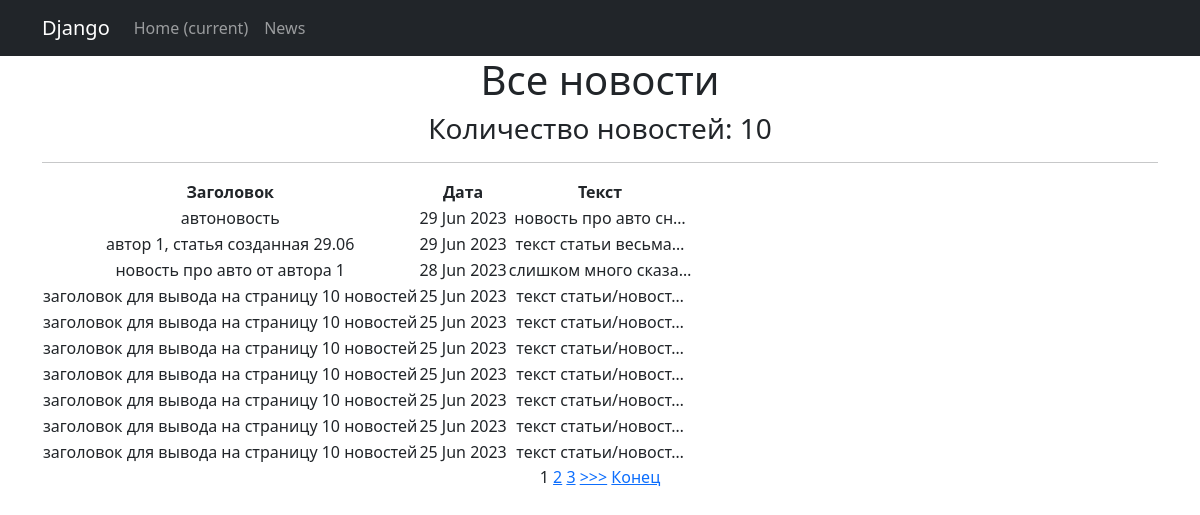
Page /news/ on the committed database.
### News_Portal/models.py (models this page shows, shortened)
class Post(models.Model):
    article = 'AR'
    news = 'NE'
    POST_TYPES = [
        (article, 'статья'),
        (news, 'новость')
    ]
    author = models.ForeignKey(Author, on_delete=models.CASCADE)#связь «один ко многим» с моделью Author;
    type = models.CharField(max_length=2, choices=POST_TYPES, default=article)#поле с выбором — «статья» или «новость»;
    time_in = models.DateTimeField(auto_now_add=True)#автоматически добавляемая дата и время создания;
    category = models.ManyToManyField(Category, through='PostCategory')#связь «многие ко многим» с моделью Category (с дополнительной моделью PostCategory);
    header = models.CharField(max_length=255, default='заголовок')#заголовок статьи/новости;
    text = models.TextField(default='текст статьи/новости')#текст статьи/новости;
    _rating = models.IntegerField(default=0, db_column='rating')#рейтинг статьи/новости.
    @property
    def rating(self):
        return self._rating
    @rating.setter
    def rating(self, value):
        self._rating = int(value) if value >= 0 else 0
        self.save()

### News_Portal/views.py (the view)
# urls.py: path('', NewsList.as_view(), name='post_List'),
class NewsList(ListView):
    model = Post
    ordering = ['-time_in']
    template_name = 'posts.html'
    context_object_name = 'posts'
    paginate_by = 10  # вот так мы можем указать количество записей на странице
    def get_queryset(self):
        queryset = super().get_queryset()
        self.filterset = PostFilter(self.request.GET, queryset)
        return self.filterset.qs
    def get_context_data(self, **kwargs):
        context = super().get_context_data(**kwargs)
        context['filterset'] = self.filterset
        return context
    '''def get_context_data(self, **kwargs):
        context = super().get_context_data(**kwargs)
        context['time_now'] = datetime.utcnow()
        pprint(context)
        return context'''

### News_Portal/templatetags/custom_filters.py (called while the page is built)
@register.filter()
def censor(text: str):
    for bad_word in bad_words:
        text = text.lower().replace(bad_word.lower(), '*****')
    return text

### templates/posts.html (shortened to what this page needs)
{% extends 'flatpages/default.html' %}
тега {% load custom_filters %}. Где custom_filters — это название Python файла-->
{% load custom_filters %}
{% block content %}
    <h1>Все новости</h1>
    <h3>Количество новостей: {{ posts|length }}</h3>
    <hr>
    {%if posts %}
        <table>
            <thead>
                <th>Заголовок</th>
                <th>Дата</th>
                <th>Текст</th>
            </thead>
           {% for post in posts %}
            <tr>
                <td>{{ post.header|censor }}</td>
                <td>{{ post.time_in|date:'d M Y'}}</td>
                <td>{{ post.text|truncatechars:20|censor }}</td>
            </tr>
           {% endfor %}
        </table>
    {% else %}
       <h2>Новостей нет!Скукота</h2>
    {% endif %}
        {% for num in page_obj.paginator.page_range %}
            {% if page_obj.number == num %}
                <a>{{ num }}</a>
            {% elif num > page_obj.number|add:'-3' and num < page_obj.number|add:'3' %}
                <a href="?page={{ num }}">{{ num }}</a>
            {% endif %}
        {% endfor %}
        {% if page_obj.has_next %}
            <a href="?page={{ page_obj.next_page_number }}">>>></a>
            <a href="?page={{ page_obj.paginator.num_pages }}">Конец</a>
        {% endif %}
{% endblock content %}ml>

### templates/flatpages/default.html (shortened to what this page needs)
<!DOCTYPE html>
<html lang="en">
    <head>
        {% load static %}
        <link href="{% static 'css/styles.css' %}" rel="stylesheet" />
    </head>
    <body>
        <nav class="navbar navbar-expand-lg navbar-dark bg-dark static-top">
            <div class="container">
                <a class="navbar-brand" href="#">Django</a>
                <div class="collapse navbar-collapse" id="navbarResponsive">
                    <ul class="navbar-nav ml-auto">
                        <li class="nav-item active">
                            <a class="nav-link" href="#">Home
                               <span class="sr-only">(current)</span>
                            </a>
                        </li>
                        <li class="nav-item">
                            <a class="nav-link" href="/news/">News</a>
                        </li>
                    </ul>
                </div>
            </div>
        </nav>
        <div class="container">
            <div class="row">
               <div class="col-lg-12 text-center">
                   {% block content %}{% endblock content %}
               </div>
            </div>
        </div>
    </body>
</html>

### rows in the picture
Post: header|censor "автоновость", time_in "29 Jun 2023", text|censor "новость про авто сн…"
Post: header|censor "автор 1, статья созданная 29.06", time_in "29 Jun 2023", text|censor "текст статьи весьма…"
Post: header|censor "новость про авто от автора 1", time_in "28 Jun 2023", text|censor "слишком много сказа…"
Post: header|censor "заголовок для вывода на страницу 10 новостей", time_in "25 Jun 2023", text|censor "текст статьи/новост…"
Post: header|censor "заголовок для вывода на страницу 10 новостей", time_in "25 Jun 2023", text|censor "текст статьи/новост…"
Post: header|censor "заголовок для вывода на страницу 10 новостей", time_in "25 Jun 2023", text|censor "текст статьи/новост…"
Post: header|censor "заголовок для вывода на страницу 10 новостей", time_in "25 Jun 2023", text|censor "текст статьи/новост…"
Post: header|censor "заголовок для вывода на страницу 10 новостей", time_in "25 Jun 2023", text|censor "текст статьи/новост…"
Post: header|censor "заголовок для вывода на страницу 10 новостей", time_in "25 Jun 2023", text|censor "текст статьи/новост…"
Post: header|censor "заголовок для вывода на страницу 10 новостей", time_in "25 Jun 2023", text|censor "текст статьи/новост…"

### other values in the picture
{{ posts|length }} "10"
{{ num }} "1"
{{ num }} "2" "3"
